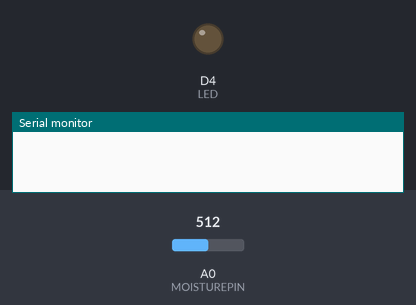
A sketch run on a simulated ESP8266 (NodeMCU). Shown: output pins drawn as LEDs (lit = HIGH), the last lines printed to the serial monitor. The test bench sets the inputs (shaded band); at power-on: A0 (MOISTUREPIN) = 512.

Above: at 0.0 s.
At 2.1 s:
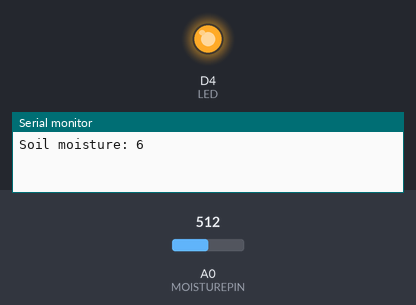
Timing chart, 0 to 3.6 s (numbered marks = the images above):
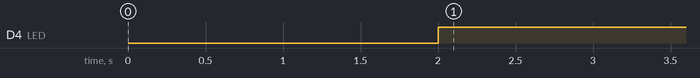

The sketch:

test_soil_led.ino
```cpp
// Here, we are testing soil moisture sensor.
// The sensor is connected to pin D3
// The relay and its water pump are connected to pin D4 and D5 respectively.
// The relay is on when the soil moisture is less than the threshold.
#define MOISTUREPIN A0
#define LED D4

int output_value = 0;

void setup()
{
    Serial.begin(9600);
    pinMode(MOISTUREPIN, INPUT);
    pinMode(LED, OUTPUT);
    delay(2000);
}

void loop()
{
    output_value = analogRead(MOISTUREPIN);
    output_value = map(output_value, 550, 10, 0, 100);
    Serial.print("Soil moisture: ");
    Serial.println(output_value);
    if (output_value < 20)
    {
        digitalWrite(LED, HIGH);
    }
    else
    {
        digitalWrite(LED, LOW);
    }
    delay(1000);
}
```

Measured:
- by itself, D4 (LED): LOW → HIGH at 2.0 s
